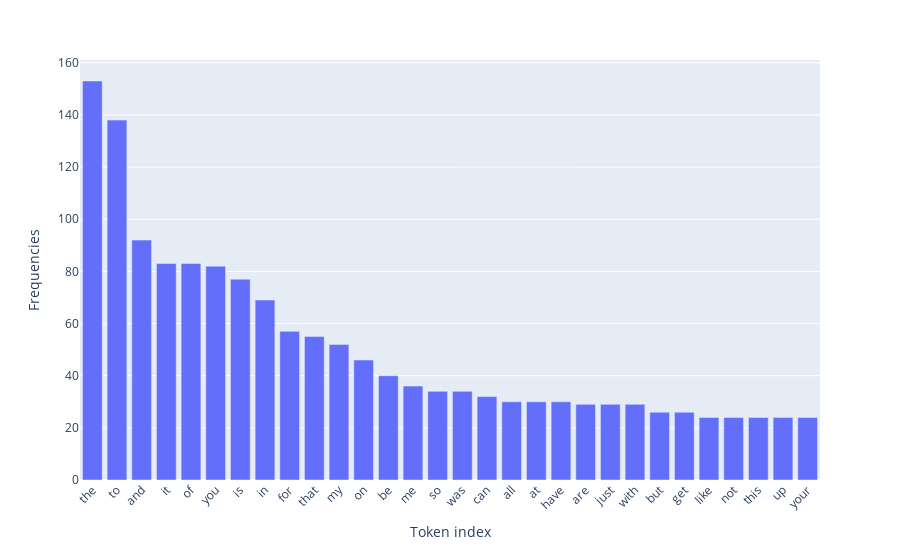

The code cell stored with this chart in its notebook:
### Code cell
import plotly.express as px
x_selected = [count_vect.get_feature_names()[i] for i in test_top_30]
y_selected = sorted(test_term_frequencies, reverse = True)[:30]

fig = px.bar(x=x_selected, y=y_selected)

fig.update_xaxes(tickangle=315)
fig.update_layout(xaxis_title="Token index", yaxis_title="Frequencies")

fig.show()

### Figure 1 — Plotly figure (JSON) as saved in the notebook; plotly's stock layout.template omitted (floating-point values rounded to 4 significant figures)
{"data": [{"alignmentgroup": "True", "hovertemplate": "x=%{x}<br>y=%{y}<extra></extra>", "legendgroup": "", "marker": {"color": "#636efa", "pattern": {"shape": ""}}, "name": "", "offsetgroup": "", "orientation": "v", "showlegend": false, "textposition": "auto", "type": "bar", "x": ["the", "to", "and", "it", "of", "you", "is", "in", "for", "that", "my", "on", "be", "me", "so", "was", "can", "all", "at", "have", "are", "just", "with", "but", "get", "like", "not", "this", "up", "your"], "xaxis": "x", "y": [153, 138, 92, 83, 83, 82, 77, 69, 57, 55, 52, 46, 40, 36, 34, 34, 32, 30, 30, 30, 29, 29, 29, 26, 26, 24, 24, 24, 24, 24], "yaxis": "y"}], "layout": {"barmode": "relative", "legend": {"tracegroupgap": 0}, "margin": {"t": 60}, "xaxis": {"anchor": "y", "domain": [0, 1], "tickangle": -45, "title": {"text": "Token index"}}, "yaxis": {"anchor": "x", "domain": [0, 1], "title": {"text": "Frequencies"}}}}
